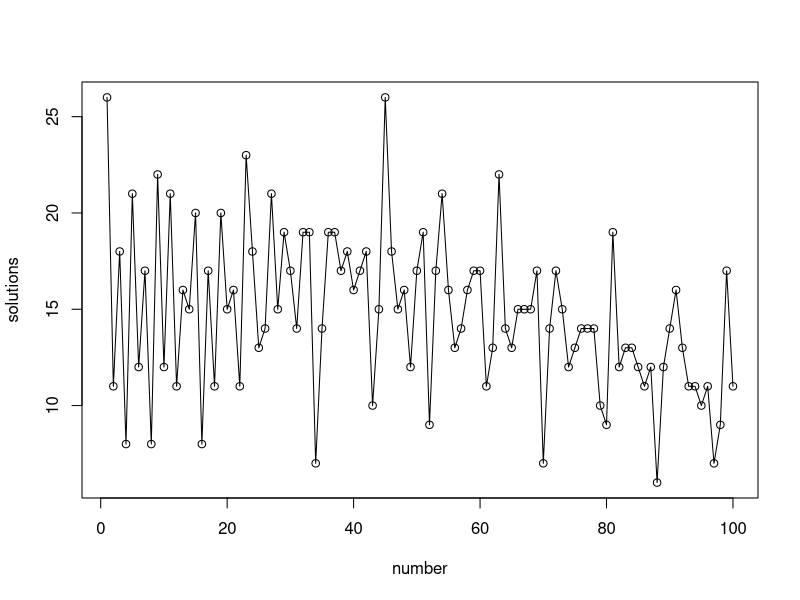

Write R code to recreate this figure.
#5.1
#穷举法 在123456789内插入“ ” “+” “-” 三种操作符，因此有 3^8 种情况
#直接将3^8转换成3进制的数储存起来，放入一个6561*8的矩阵里面
#矩阵的每一行就代表了一种运算方案
#然后进行6561次循环，用矩阵每一行的8个数对123456789逐一处理，0.1.2分别代表不加符号/-号/+号
#用str来记录对处理后的总表达式
#然后用eval(parse(text=str))函数计算得到sum值
#对每个sum值和目标值对比，如果相等，则输出对应的等式
Find_expression <- function(k)
{
  m_operator <- matrix(data=0,nrow = 6561,ncol = 8)#定义用来储存操作符的矩阵
  for (i in 1:6561){#将1：6561化为3进制的数储存到矩阵中，从右往左储存。
    #不满8位的其余位置用0赋值
    zh=i
    for(j in 8:1){
      m_operator[i,j]=zh%%3 #十进制转化为3进制即可
      zh =floor(zh/3)
      if(zh == 0 ){
        break
      }
    }
  }
  t=0
  for(i in 1:6561){#将见矩阵记录好的运算符插入到123456789中
    #0，1和2分别代表不插符号，减号和加号
    str <- '1'
    for(j in 1:8){#用字符串str来记录123456789之间的操作符号
      if (m_operator[i,j]==2){
        str=paste0(str,'+',j+1)#用paste0 函数来从1到9遍历，并形成所需要的字符串str
      }
      if(m_operator[i,j] == 1){
        str=paste0(str,'-',j+1)
      }
      if(m_operator[i,j]==0){
        str=paste0(str,j+1)
      }
    }
    sum <- eval(parse(text=str)) #用该函数来计算str的值，赋值给sum
    #print(nchar(str))
    #print(str)
    #print(sum)
    if(sum==k){#每生成一个sum都和目标值比较，若相等，则输出表达式
      t=t+1
      print(paste('第',t,'个：',str,'=',k))
    }
  }
  #计算str代表的算术式的值
}

#test
Find_expression(50)
Find_expression(100)

#5.2
Total_solutions <- vector(length=100)
Find_solution <- function(n){#重新定义了个函数，返回值变为满足条件数的个数
  #主体部分和5.1中Find_expression（）相同，只是在return处做了修改
  m_operator <- matrix(data=0,nrow = 6561,ncol = 8)
  for (i in 1:6561){
    zh=i
    for(j in 8:1){
      m_operator[i,j]=zh%%3
      zh =floor(zh/3)
      if(zh == 0 ){
        break
      }
    }
  }
  m_operator
  t=0
  for(i in 1:6561){
    str <- '1'
    for(j in 1:8){
      if (m_operator[i,j]==2){
        str=paste0(str,'+',j+1)
      }
      if(m_operator[i,j] == 1){
        str=paste0(str,'-',j+1)
      }
      if(m_operator[i,j]==0){
        str=paste0(str,j+1)
      }
    }
    sum <- eval(parse(text=str))
    #print(nchar(str))
    #print(str)
    #print(sum)
    if(sum==n){#记录sum与目标值相等的次数，用t来记录
      t=t+1
    }
  }
  if (i==6561){#执行最后一次循环时，返回t值
    return(t)
  }
}

#test 测试1-100内各个数的满足条件的个数
for (i in 1:100){
  Total_solutions[i] = Find_solution(i)
  #print(paste0(i,'->',Total_solutions[i]))
}


max=1
min=100
for(i in 1:100){#遍历Find_solution(1~100），并记录其中满足条件数的最大值和最小值
  if(Total_solutions[i]>max){
    max=Total_solutions[i]
  }
  if(Total_solutions[i]<min){
    min=Total_solutions[i]
  }
}
ma=mi=0
ma_num <- vector()
mi_num <- vector()
for(i in 1:100){#记录Total_solutions[1~100]中等于max和min值的数，然后输出
  if(Total_solutions[i]==max){
    ma=ma+1
    ma_num[ma]=i
  }
  if(Total_solutions[i]==min){
    mi=mi+1
    print(mi)
    mi_num[mi]=i
  }
}

#plot
plot(seq(1,100,1),Total_solutions,type="o",
     xlab="number",ylab="solutions")

{print(paste0('max = ',max,' and the number is: ',ma_num[1],', ',ma_num[2]))
print(paste0('min = ',min,' and the number is: ',mi_num[1]))}

# you have the right form of  Find_expression
# but I can`t get the right graph with your code
# there must some bugs in your code, check it up earnestly
